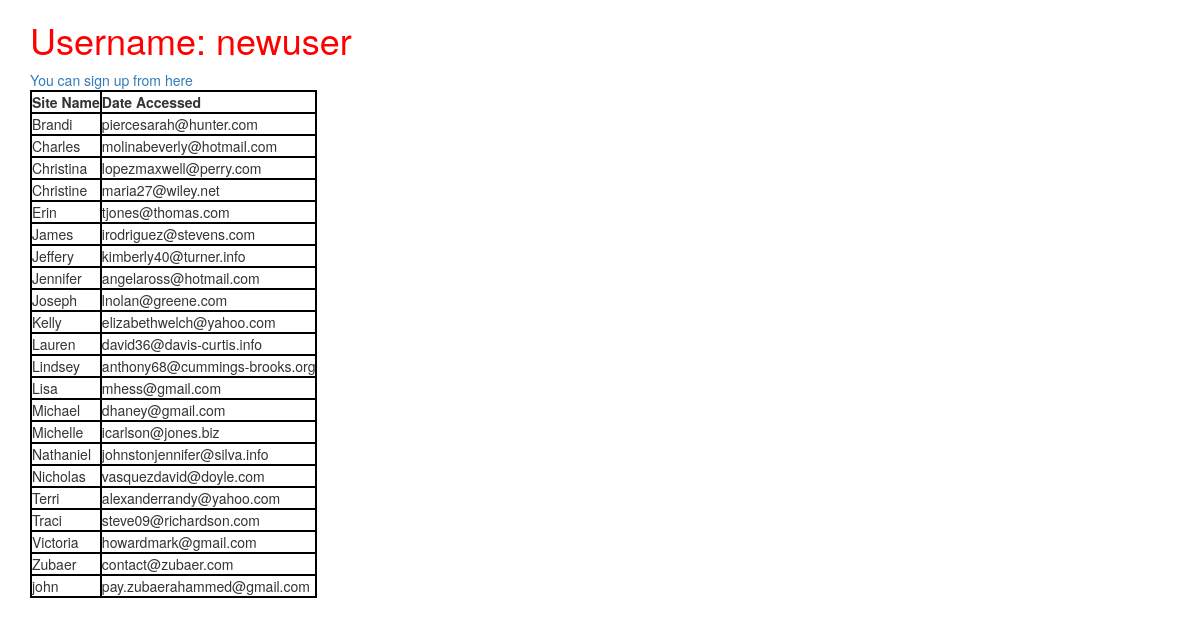
Page /users/list (signed in) on the committed database.
### appTwo/models.py (models this page shows, shortened)
class User(models.Model):
	first_name = models.CharField(max_length=264)
	last_name = models.CharField(max_length=264)
	email = models.EmailField(max_length=264, unique=True)

### appTwo/views.py (the view)
def index(request):
	users = User.objects.order_by('first_name')
	return render(request, 'appTwo/index.html', {'users': users})

### templates/appTwo/index.html (shortened to what this page needs)
<!DOCTYPE html>
{% load staticfiles %}
<html lang="en">
<head>
	<link rel="stylesheet" href="https://maxcdn.bootstrapcdn.com/bootstrap/3.3.7/css/bootstrap.min.css">
	<link rel="stylesheet" href="{% static 'css/mystyle.css' %}">
</head>
<body>
	<div class="container">
		{% if user %}
			<h1>Username: {{ user.username }}</h1>
		{% endif %}
		<a href="{% url 'appTwo:users' %}">You can sign up from here</a>
		<div class="access_records">
			{% if users %}
				<table>
					<thead>
						<th>Site Name</th>
						<th>Date Accessed</th>
					</thead>
					<tbody>
						{% for user in users %}
							<tr>
								<td>{{ user.first_name }}</td>
								<td>{{ user.email }}</td>
							</tr>
						{% endfor %}
					</tbody>
				</table>
			{% else %}
				<p>NO USERS RECORD FOUND!</p>
			{% endif %}
		</div>
	</div>
</body>
</html>

### static/css/mystyle.css (style rules this page uses)
h1 { color: red; }
table,th,td { border: 2px solid black; }

### rows in the picture
User: first_name "Brandi", email "piercesarah@hunter.com"
User: first_name "Charles", email "molinabeverly@hotmail.com"
User: first_name "Christina", email "lopezmaxwell@perry.com"
User: first_name "Christine", email "maria27@wiley.net"
User: first_name "Erin", email "tjones@thomas.com"
User: first_name "James", email "irodriguez@stevens.com"
User: first_name "Jeffery", email "kimberly40@turner.info"
User: first_name "Jennifer", email "angelaross@hotmail.com"
User: first_name "Joseph", email "lnolan@greene.com"
User: first_name "Kelly", email "elizabethwelch@yahoo.com"
User: first_name "Lauren", email "david36@davis-curtis.info"
User: first_name "Lindsey", email "anthony68@cummings-brooks.org"
User: first_name "Lisa", email "mhess@gmail.com"
User: first_name "Michael", email "dhaney@gmail.com"
User: first_name "Michelle", email "icarlson@jones.biz"
User: first_name "Nathaniel", email "johnstonjennifer@silva.info"
User: first_name "Nicholas", email "vasquezdavid@doyle.com"
User: first_name "Terri", email "alexanderrandy@yahoo.com"
User: first_name "Traci", email "steve09@richardson.com"
User: first_name "Victoria", email "howardmark@gmail.com"
User: first_name "Zubaer", email "contact@zubaer.com"
User: first_name "john", email "pay.zubaerahammed@gmail.com"

### other values in the picture
{{ user.username }} "newuser"
